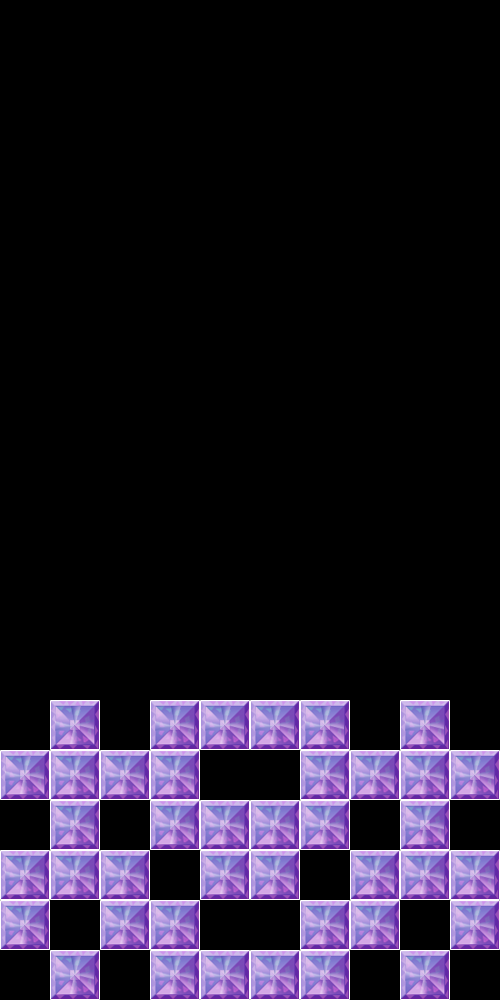

This is a level from a 2D game, rendered from its Tiled map with the project's own tilesets. A one-line summary and the map file follow, with tile-layer data summarised:
An orthogonal 10x20 tile map with 50x50 px tiles, 1 tile layer (Map).

<map version="1.0" orientation="orthogonal" renderorder="right-down" width="10" height="20" tilewidth="50" tileheight="50" nextobjectid="1">
 <tileset firstgid="1" name="av7" tilewidth="50" tileheight="50" tilecount="1">
  <image source="av7.png" width="50" height="50" />
 </tileset>
 <layer name="Map" width="10" height="20">
  <data>[200 cells, 40 non-empty, 1 distinct tile ids]</data>
 </layer>
</map>